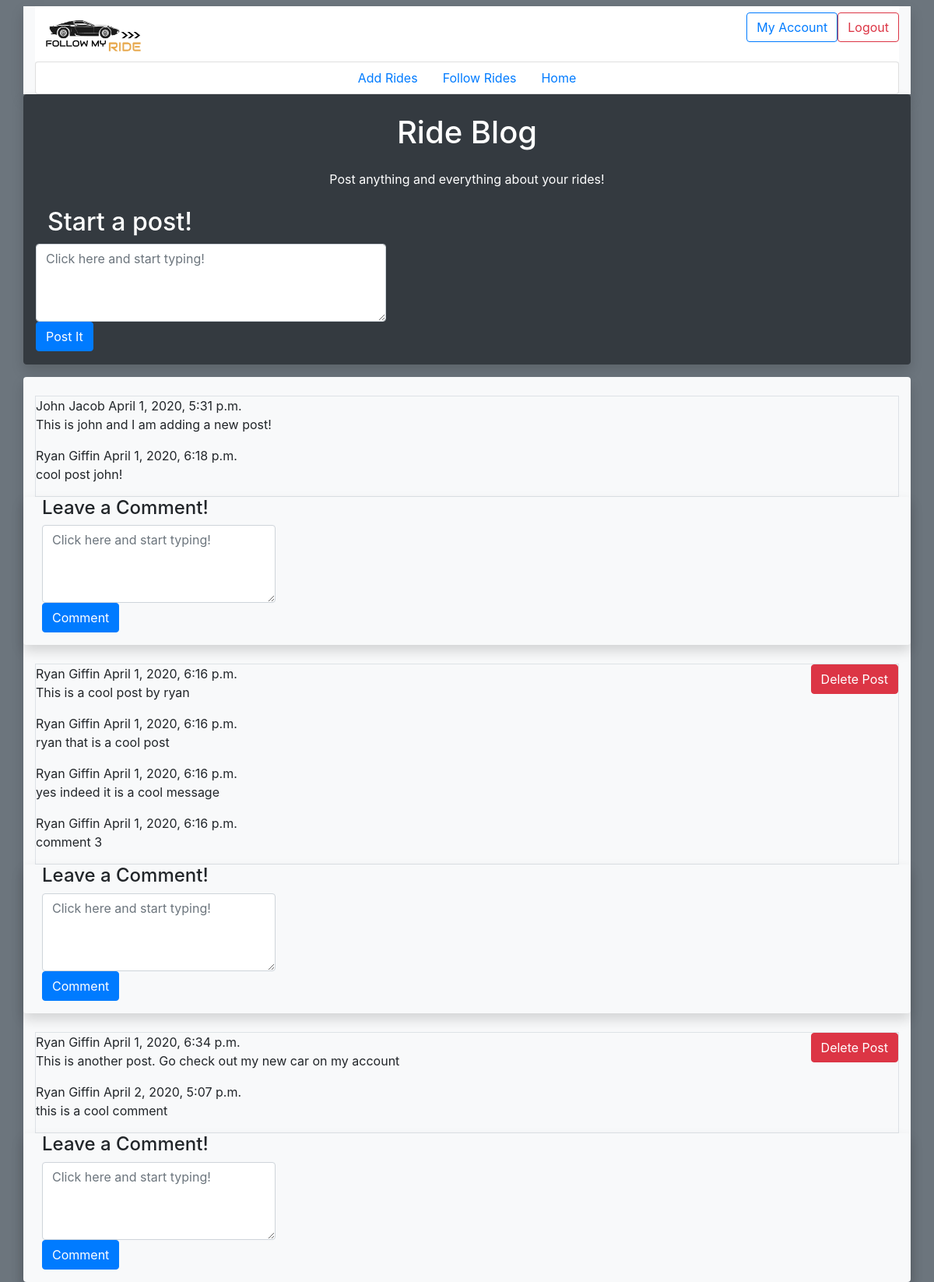
Page /main_app/ride_blog/ (signed in) on the committed database.
### main_app/models.py (models this page shows)
class Message(models.Model):
    message = models.TextField()
    user = models.ForeignKey(User, related_name='messages', on_delete=models.CASCADE)
    created_at = models.DateTimeField(auto_now_add=True)
    updated_at = models.DateTimeField(auto_now=True)

class Comment(models.Model):
    user = models.ForeignKey(User, related_name='comments', on_delete=models.CASCADE)
    message = models.ForeignKey(Message, related_name='comments', on_delete=models.CASCADE)
    comment = models.TextField()
    created_at = models.DateTimeField(auto_now_add=True)
    updated_at = models.DateTimeField(auto_now=True)

### login_reg_app/models.py (models this page shows)
class User(models.Model):
    first_name = models.CharField(max_length=15)
    last_name = models.CharField(max_length=25)
    email = models.CharField(max_length=40)
    password = models.CharField(max_length=50)
    username = models.CharField(max_length=50, null=True)
    created_at = models.DateTimeField(auto_now_add=True)
    updated_at = models.DateTimeField(auto_now=True)
    objects = UserManager()

### main_app/views.py (the view)
# urls.py: path('ride_blog/', views.ride_blog),
def ride_blog(request):
    context = {
        'user': User.objects.get(id=request.session['id']),
        'comments': Comment.objects.all(),
        'show_all_messages': Message.objects.all()
    }
    return render(request, 'ride_blog.html', context)

### main_app/templates/ride_blog.html (shortened to what this page needs)
<!DOCTYPE html>
<html lang="en">
<head>
    <link rel="stylesheet" href="https://stackpath.bootstrapcdn.com/bootstrap/4.3.1/css/bootstrap.min.css"
>
    {% load static %}
</head>
<body class="bg-secondary">
    <div class="container bg-light shadow">
        <header class="mt-2 bg-white">
            <a href="/logout" class="btn btn-outline-danger mt-2" style="float: right;">Logout</a>
            <a href="/main_app/my_account/{{user.id}}/" class="btn btn-outline-primary mt-2" style="float: right;">My
                Account</a>
            <img src="{% static '/img/fmr_logo.png' %}" alt="fmr_logo" style="width: 150px;" />
        </header>
        <div class="card">
            <ul class="nav justify-content-center">
                <li class="nav-item">
                    <a class="nav-link active" href="/main_app/add_rides/{{user.id}}/">Add Rides</a>
                </li>
                <li class="nav-item">
                    <a class="nav-link" href="/main_app/follow_rides/{{user.id}}/">Follow Rides</a>
                </li>
                <li class="nav-item">
                    <a class="nav-link" href="/main_app/home">Home</a>
                </li>
            </ul>
        </div>
    </div>
    <div class="container border border-dark table table-dark shadow rounded ">
        <h1 class=" m-4 text-center">Ride Blog</h1>
        <p class="text-center">Post anything and everything about your rides!</p>
        <div class="col mt-4">
            <h2>Start a post!</h2>
            <div class="row">
                <form action="/main_app/message" method="POST">
                    <textarea class="form-control" type="text" name="message" placeholder="Click here and start typing!"
                        style="width: 450px; height: 100px"></textarea>
                    <p><input type="submit" class="btn btn-primary justify-content-end" value="Post It"></p>
                </form>
            </div>
        </div>
    </div>
    <div class="container shadow rounded bg-light">
        {% for message in show_all_messages%}
        <div class="mt-4 border">
            {% if message.user_id == user.id %}
            <a style="float: right;" class="btn btn-danger" href="/main_app/delete_message/{{message.id}}">Delete Post</a>
            {% endif %}
            {{message.user.first_name}} {{message.user.last_name}} {{message.updated_at}}
            <p>{{message.message}}</p>
            {% for comment in message.comments.all %}
            {{comment.user.first_name}} {{comment.user.last_name}} {{comment.updated_at}}
            <p>{{comment.comment}}</p>
            {% endfor %}
        </div>
        <div class="shadow rounded row pl-4 pr-4">
            <div>
                <form action="/main_app/comment" method="POST">
                    <h4>Leave a Comment!</h4>
                    <textarea class="form-control" type="text" name="comment" placeholder="Click here and start typing!"
                        style="width: 300px; height: 100px;"></textarea>
                    <p><input type="submit" class="btn btn-primary " value="Comment"></p>
                </form>
            </div>
        </div>
        {% endfor %}
    </div>
</body>
</html>

### rows in the picture
Message: user.first_name "John", user.last_name "Jacob", updated_at "April 1, 2020, 5:31 p.m.", message "This is john and I am adding a new post!"
Comment: user.first_name "Ryan", user.last_name "Giffin", updated_at "April 1, 2020, 6:18 p.m.", comment "cool post john!"
Message: user.first_name "Ryan", user.last_name "Giffin", updated_at "April 1, 2020, 6:16 p.m.", message "This is a cool post by ryan"
Comment: user.first_name "Ryan", user.last_name "Giffin", updated_at "April 1, 2020, 6:16 p.m.", comment "ryan that is a cool post"
Comment: user.first_name "Ryan", user.last_name "Giffin", updated_at "April 1, 2020, 6:16 p.m.", comment "yes indeed it is a cool message"
Comment: user.first_name "Ryan", user.last_name "Giffin", updated_at "April 1, 2020, 6:16 p.m.", comment "comment 3"
Message: user.first_name "Ryan", user.last_name "Giffin", updated_at "April 1, 2020, 6:34 p.m.", message "This is another post. Go check out my new car on my account"
Comment: user.first_name "Ryan", user.last_name "Giffin", updated_at "April 2, 2020, 5:07 p.m.", comment "this is a cool comment"
